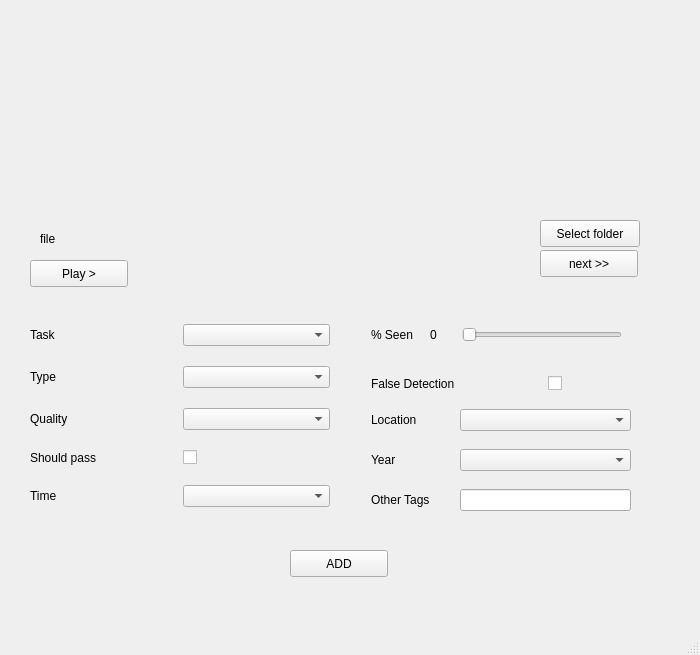
<?xml version="1.0" encoding="UTF-8"?>
<ui version="4.0">
 <class>mainWindow</class>
 <widget class="QMainWindow" name="mainWindow">
  <property name="geometry">
   <rect>
    <x>0</x>
    <y>0</y>
    <width>700</width>
    <height>655</height>
   </rect>
  </property>
  <property name="sizePolicy">
   <sizepolicy hsizetype="Preferred" vsizetype="Preferred">
    <horstretch>0</horstretch>
    <verstretch>0</verstretch>
   </sizepolicy>
  </property>
  <property name="minimumSize">
   <size>
    <width>700</width>
    <height>600</height>
   </size>
  </property>
  <property name="baseSize">
   <size>
    <width>3</width>
    <height>3</height>
   </size>
  </property>
  <property name="windowTitle">
   <string>Add Video</string>
  </property>
  <widget class="QWidget" name="centralwidget">
   <widget class="QLabel" name="label_seen">
    <property name="geometry">
     <rect>
      <x>371</x>
      <y>320</y>
      <width>50</width>
      <height>30</height>
     </rect>
    </property>
    <property name="text">
     <string>% Seen</string>
    </property>
    <property name="buddy">
     <cstring>slider_seen</cstring>
    </property>
   </widget>
   <widget class="QSlider" name="slider_seen">
    <property name="geometry">
     <rect>
      <x>462</x>
      <y>320</y>
      <width>160</width>
      <height>29</height>
     </rect>
    </property>
    <property name="maximum">
     <number>100</number>
    </property>
    <property name="orientation">
     <enum>Qt::Horizontal</enum>
    </property>
   </widget>
   <widget class="QPushButton" name="btn_add">
    <property name="geometry">
     <rect>
      <x>290</x>
      <y>550</y>
      <width>98</width>
      <height>27</height>
     </rect>
    </property>
    <property name="text">
     <string>ADD</string>
    </property>
   </widget>
   <widget class="Phonon::SeekSlider" name="seekSlider">
    <property name="geometry">
     <rect>
      <x>149</x>
      <y>260</y>
      <width>351</width>
      <height>29</height>
     </rect>
    </property>
   </widget>
   <widget class="QPushButton" name="btn_folder">
    <property name="geometry">
     <rect>
      <x>540</x>
      <y>220</y>
      <width>100</width>
      <height>27</height>
     </rect>
    </property>
    <property name="text">
     <string>Select folder</string>
    </property>
   </widget>
   <widget class="QPushButton" name="btn_nxt">
    <property name="geometry">
     <rect>
      <x>540</x>
      <y>250</y>
      <width>98</width>
      <height>27</height>
     </rect>
    </property>
    <property name="text">
     <string>next &gt;&gt;</string>
    </property>
   </widget>
   <widget class="QPushButton" name="btn_play">
    <property name="geometry">
     <rect>
      <x>30</x>
      <y>260</y>
      <width>98</width>
      <height>27</height>
     </rect>
    </property>
    <property name="text">
     <string>Play &gt;</string>
    </property>
   </widget>
   <widget class="QLabel" name="label_per">
    <property name="geometry">
     <rect>
      <x>430</x>
      <y>330</y>
      <width>16</width>
      <height>10</height>
     </rect>
    </property>
    <property name="text">
     <string>0</string>
    </property>
   </widget>
   <widget class="QLabel" name="label_fileName">
    <property name="geometry">
     <rect>
      <x>40</x>
      <y>230</y>
      <width>66</width>
      <height>17</height>
     </rect>
    </property>
    <property name="text">
     <string>file</string>
    </property>
   </widget>
   <widget class="QWidget" name="layoutWidget">
    <property name="geometry">
     <rect>
      <x>30</x>
      <y>310</y>
      <width>300</width>
      <height>211</height>
     </rect>
    </property>
    <layout class="QGridLayout" name="gridLayout">
     <property name="rightMargin">
      <number>0</number>
     </property>
     <property name="horizontalSpacing">
      <number>6</number>
     </property>
     <item row="0" column="0">
      <widget class="QLabel" name="label">
       <property name="maximumSize">
        <size>
         <width>167</width>
         <height>16777215</height>
        </size>
       </property>
       <property name="text">
        <string>Task</string>
       </property>
       <property name="buddy">
        <cstring>combo_task</cstring>
       </property>
      </widget>
     </item>
     <item row="0" column="1">
      <widget class="QComboBox" name="combo_task">
       <property name="minimumSize">
        <size>
         <width>100</width>
         <height>0</height>
        </size>
       </property>
       <property name="editable">
        <bool>false</bool>
       </property>
       <property name="currentIndex">
        <number>-1</number>
       </property>
      </widget>
     </item>
     <item row="1" column="0">
      <widget class="QLabel" name="label_2">
       <property name="maximumSize">
        <size>
         <width>167</width>
         <height>16777215</height>
        </size>
       </property>
       <property name="text">
        <string>Type</string>
       </property>
       <property name="buddy">
        <cstring>combo_type</cstring>
       </property>
      </widget>
     </item>
     <item row="1" column="1">
      <widget class="QComboBox" name="combo_type">
       <property name="minimumSize">
        <size>
         <width>100</width>
         <height>0</height>
        </size>
       </property>
      </widget>
     </item>
     <item row="2" column="0">
      <widget class="QLabel" name="label_3">
       <property name="maximumSize">
        <size>
         <width>167</width>
         <height>16777215</height>
        </size>
       </property>
       <property name="text">
        <string>Quality</string>
       </property>
       <property name="buddy">
        <cstring>combo_quality</cstring>
       </property>
      </widget>
     </item>
     <item row="2" column="1">
      <widget class="QComboBox" name="combo_quality">
       <property name="minimumSize">
        <size>
         <width>100</width>
         <height>0</height>
        </size>
       </property>
      </widget>
     </item>
     <item row="3" column="0">
      <widget class="QLabel" name="label_4">
       <property name="maximumSize">
        <size>
         <width>167</width>
         <height>16777215</height>
        </size>
       </property>
       <property name="text">
        <string>Should pass</string>
       </property>
       <property name="buddy">
        <cstring>check_pass</cstring>
       </property>
      </widget>
     </item>
     <item row="3" column="1">
      <widget class="QCheckBox" name="check_pass">
       <property name="text">
        <string/>
       </property>
      </widget>
     </item>
     <item row="4" column="0">
      <widget class="QLabel" name="label_8">
       <property name="maximumSize">
        <size>
         <width>167</width>
         <height>16777215</height>
        </size>
       </property>
       <property name="text">
        <string>Time</string>
       </property>
       <property name="buddy">
        <cstring>combo_time</cstring>
       </property>
      </widget>
     </item>
     <item row="4" column="1">
      <widget class="QComboBox" name="combo_time">
       <property name="minimumSize">
        <size>
         <width>100</width>
         <height>0</height>
        </size>
       </property>
      </widget>
     </item>
    </layout>
   </widget>
   <widget class="QWidget" name="layoutWidget">
    <property name="geometry">
     <rect>
      <x>371</x>
      <y>364</y>
      <width>260</width>
      <height>160</height>
     </rect>
    </property>
    <layout class="QGridLayout" name="gridLayout_2">
     <item row="0" column="0" colspan="2">
      <widget class="QLabel" name="label_6">
       <property name="text">
        <string>False Detection</string>
       </property>
       <property name="buddy">
        <cstring>check_false</cstring>
       </property>
      </widget>
     </item>
     <item row="0" column="2">
      <widget class="QCheckBox" name="check_false">
       <property name="text">
        <string/>
       </property>
      </widget>
     </item>
     <item row="1" column="0">
      <widget class="QLabel" name="label_9">
       <property name="text">
        <string>Location</string>
       </property>
       <property name="buddy">
        <cstring>combo_location</cstring>
       </property>
      </widget>
     </item>
     <item row="1" column="1" colspan="2">
      <widget class="QComboBox" name="combo_location"/>
     </item>
     <item row="2" column="0">
      <widget class="QLabel" name="label_7">
       <property name="text">
        <string>Year</string>
       </property>
       <property name="buddy">
        <cstring>combo_year</cstring>
       </property>
      </widget>
     </item>
     <item row="2" column="1" colspan="2">
      <widget class="QComboBox" name="combo_year">
       <property name="maxVisibleItems">
        <number>7</number>
       </property>
      </widget>
     </item>
     <item row="3" column="0">
      <widget class="QLabel" name="label_10">
       <property name="text">
        <string>Other Tags</string>
       </property>
       <property name="buddy">
        <cstring>line_tags</cstring>
       </property>
      </widget>
     </item>
     <item row="3" column="1" colspan="2">
      <widget class="QLineEdit" name="line_tags"/>
     </item>
    </layout>
   </widget>
  </widget>
  <widget class="QMenuBar" name="menubar">
   <property name="geometry">
    <rect>
     <x>0</x>
     <y>0</y>
     <width>700</width>
     <height>25</height>
    </rect>
   </property>
  </widget>
  <widget class="QStatusBar" name="statusbar"/>
 </widget>
 <customwidgets>
  <customwidget>
   <class>Phonon::SeekSlider</class>
   <extends>QWidget</extends>
   <header location="global">phonon/seekslider.h</header>
  </customwidget>
 </customwidgets>
 <tabstops>
  <tabstop>combo_task</tabstop>
  <tabstop>combo_type</tabstop>
  <tabstop>combo_quality</tabstop>
  <tabstop>check_pass</tabstop>
  <tabstop>combo_time</tabstop>
  <tabstop>slider_seen</tabstop>
  <tabstop>check_false</tabstop>
  <tabstop>combo_location</tabstop>
  <tabstop>combo_year</tabstop>
  <tabstop>line_tags</tabstop>
  <tabstop>btn_add</tabstop>
 </tabstops>
 <resources/>
 <connections>
  <connection>
   <sender>slider_seen</sender>
   <signal>valueChanged(int)</signal>
   <receiver>label_per</receiver>
   <slot>setNum(int)</slot>
   <hints>
    <hint type="sourcelabel">
     <x>505</x>
     <y>358</y>
    </hint>
    <hint type="destinationlabel">
     <x>437</x>
     <y>361</y>
    </hint>
   </hints>
  </connection>
 </connections>
</ui>
